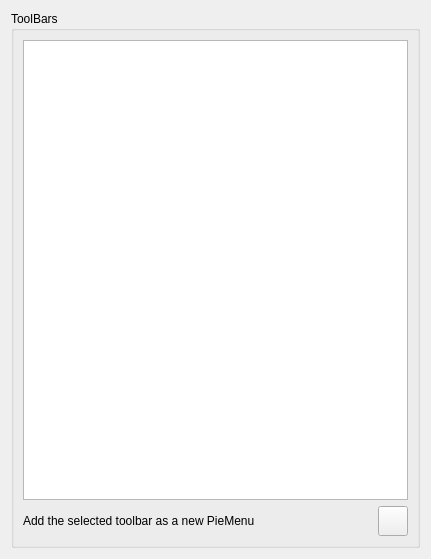
       <widget class="QWidget" name="toolBarTab">
        <property name="visible">
         <bool>false</bool>
        </property>
        <layout class="QVBoxLayout" name="toolBarTabLayout">
         <item>
          <widget class="QGroupBox" name="addToolBarGroup">
           <property name="title">
            <string notr="true">ToolBars </string>
           </property>
           <property name="_translationContext_title" stdset="0">
            <string notr="true">ToolBarTab</string>
           </property>
           <layout class="QVBoxLayout" name="addToolBarGroupFormLayout" stretch="0,1,0">
            <item>
             <layout class="QVBoxLayout" name="listToolBarLayout">
              <item>
               <widget class="QListWidget" name="listToolBar">
                <property name="minimumSize">
                 <size>
                  <width>385</width>
                  <height>460</height>
                 </size>
                </property>
                <property name="horizontalScrollBarPolicy">
                 <enum>Qt::ScrollBarPolicy::ScrollBarAlwaysOff</enum>
                </property>
                <property name="sortingEnabled">
                 <bool>true</bool>
                </property>
               </widget>
              </item>
             </layout>
            </item>
            <item>
             <spacer name="addToolBarGroupFormLayoutSpacer1">
              <property name="orientation">
               <enum>Qt::Orientation::Vertical</enum>
              </property>
              <property name="sizeType">
               <enum>QSizePolicy::Policy::Expanding</enum>
              </property>
              <property name="sizeHint" stdset="0">
               <size>
                <width>0</width>
                <height>0</height>
               </size>
              </property>
             </spacer>
            </item>
            <item>
             <layout class="QHBoxLayout" name="labelAddToolBarLayout" stretch="0,1,0">
              <item>
               <widget class="QLabel" name="labelAddToolBar">
                <property name="text">
                 <string notr="true">Add the selected toolbar as a new PieMenu</string>
                </property>
                <property name="_translationContext_text" stdset="0">
                 <string notr="true">ToolBarTab</string>
                </property>
               </widget>
              </item>
              <item>
               <spacer name="labelAddToolBarLayoutSpacer1">
                <property name="orientation">
                 <enum>Qt::Orientation::Horizontal</enum>
                </property>
                <property name="sizeType">
                 <enum>QSizePolicy::Policy::Expanding</enum>
                </property>
                <property name="sizeHint" stdset="0">
                 <size>
                  <width>0</width>
                  <height>0</height>
                 </size>
                </property>
               </spacer>
              </item>
              <item>
               <widget class="QToolButton" name="buttonAddToolBar">
                <property name="minimumSize">
                 <size>
                  <width>30</width>
                  <height>30</height>
                 </size>
                </property>
                <property name="toolTip">
                 <string notr="true">Add selected ToolBar as PieMenu</string>
                </property>
                <property name="icon">
                 <iconset>
                  <normaloff>../icons/PieMenuAdd.svg</normaloff>../icons/PieMenuAdd.svg</iconset>
                </property>
                <property name="_translationContext_toolTip" stdset="0">
                 <string notr="true">ToolBarTab</string>
                </property>
               </widget>
              </item>
             </layout>
            </item>
           </layout>
          </widget>
         </item>
        </layout>
       </widget>
